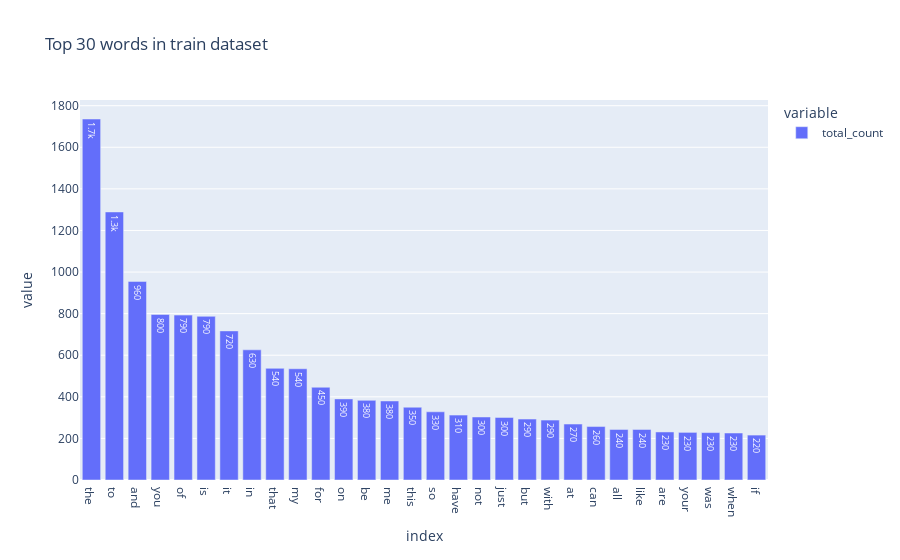

Notebook code for this chart:
### Markdown cell above
## Exercise 1 
Plot word frequency for Top 30 words in both train and test dataset. (Hint: refer to DM lab 1)

### Code cell
# Answer here
count_vect = CountVectorizer()
X_counts = count_vect.fit_transform(train_df.text)

freq_df = pd.DataFrame(X_counts.toarray())
freq_df.columns = count_vect.get_feature_names_out()
plot_df = freq_df.T                                              
plot_df['total_count'] = plot_df.sum(axis=1)
plot_df = plot_df.sort_values(by='total_count', ascending=False)
plot_sr = plot_df['total_count']                                 


fig = px.bar(plot_sr[:30], text_auto='.2s', title='Top 30 words in train dataset')
fig.show()

### Figure 1 — Plotly figure (JSON) as saved in the notebook; plotly's stock layout.template omitted (floating-point values rounded to 4 significant figures)
{"data": [{"alignmentgroup": "True", "hovertemplate": "variable=total_count<br>index=%{x}<br>value=%{y}<extra></extra>", "legendgroup": "total_count", "marker": {"color": "#636efa", "pattern": {"shape": ""}}, "name": "total_count", "offsetgroup": "total_count", "orientation": "v", "showlegend": true, "textposition": "auto", "texttemplate": "%{y:.2s}", "type": "bar", "x": ["the", "to", "and", "you", "of", "is", "it", "in", "that", "my", "for", "on", "be", "me", "this", "so", "have", "not", "just", "but", "with", "at", "can", "all", "like", "are", "your", "was", "when", "if"], "xaxis": "x", "y": [1736, 1289, 955, 796, 793, 787, 717, 626, 537, 535, 446, 390, 383, 380, 350, 328, 312, 303, 301, 293, 288, 269, 257, 243, 243, 231, 229, 228, 226, 216], "yaxis": "y"}], "layout": {"barmode": "relative", "legend": {"title": {"text": "variable"}, "tracegroupgap": 0}, "title": {"text": "Top 30 words in train dataset"}, "xaxis": {"anchor": "y", "domain": [0, 1], "title": {"text": "index"}}, "yaxis": {"anchor": "x", "domain": [0, 1], "title": {"text": "value"}}}}
